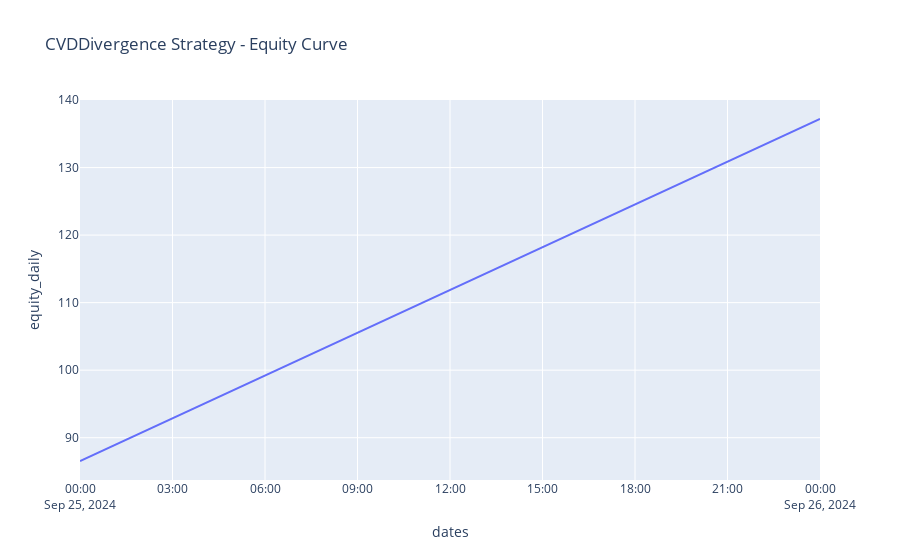

This figure's notebook cell:
### Markdown cell above
## Plotting daily profit / equity line

### Code cell
import pandas as pd
import plotly.express as px

strategy_stats = stats["strategy"][strategy]

df = pd.DataFrame(columns=["dates", "equity"], data=strategy_stats["daily_profit"])
df["equity_daily"] = df["equity"].cumsum()

fig = px.line(df, x="dates", y="equity_daily", title="CVDDivergence Strategy - Equity Curve")
fig.show()

### Figure 1 — Plotly figure (JSON) as saved in the notebook; plotly's stock layout.template omitted (floating-point values rounded to 4 significant figures)
{"data": [{"hovertemplate": "dates=%{x}<br>equity_daily=%{y}<extra></extra>", "legendgroup": "", "line": {"color": "#636efa", "dash": "solid"}, "marker": {"symbol": "circle"}, "mode": "lines", "name": "", "orientation": "v", "showlegend": false, "type": "scatter", "x": ["2024-09-25", "2024-09-26"], "xaxis": "x", "y": [86.55, 137.2], "yaxis": "y"}], "layout": {"legend": {"tracegroupgap": 0}, "title": {"text": "CVDDivergence Strategy - Equity Curve"}, "xaxis": {"anchor": "y", "domain": [0, 1], "title": {"text": "dates"}}, "yaxis": {"anchor": "x", "domain": [0, 1], "title": {"text": "equity_daily"}}}}
